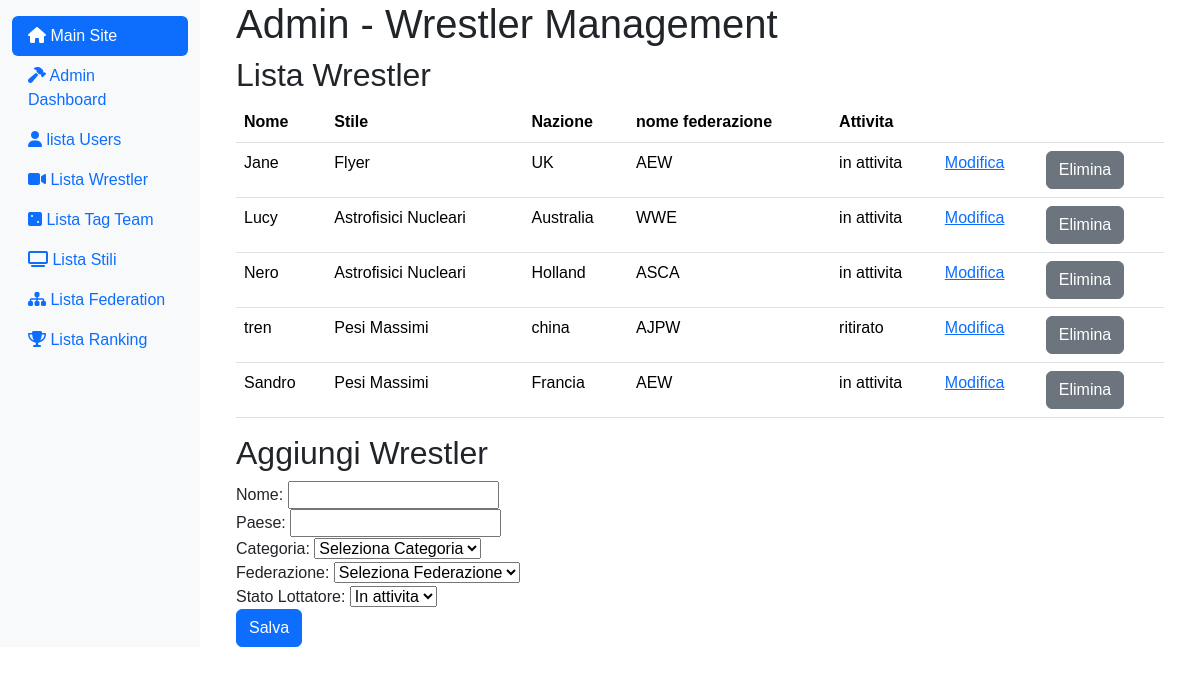
/index.php?page=admin_wrestler (signed in), run on the app's committed database.
### tables this page shows
CREATE TABLE `wrestlers` (
  `id_wrestler` int(11) NOT NULL,
  `name` varchar(200) DEFAULT NULL,
  `country` varchar(200) DEFAULT NULL,
  `category_id` int(11) DEFAULT NULL,
  `federation_id` int(11) DEFAULT NULL,
  `is_active` tinyint(1) DEFAULT 1
);

CREATE TABLE `federations` (
  `id_federation` int(11) NOT NULL,
  `name` varchar(200) DEFAULT NULL,
  `description` text DEFAULT NULL
);

### app/Controllers/WrestlerController.php (called while the page is built, shortened)
<?php
class WrestlerController {
    private $wrestlerDAO;
    public function __construct() {
        $this->wrestlerDAO = new WrestlerDAO();
    }
    public function getAllWrestlers($order = 'name') {
        return $this->wrestlerDAO->getAllWrestlers($order);
    }
}

### app/Core/DB.php (called while the page is built, shortened)
<?php
class DB {
    protected function connect (){
        try {
            $localHost = $_ENV['DB_HOST'];
            $dbname = $_ENV['DB_NAME'];
            $user = $_ENV['DB_USER'];
            $pass = $_ENV['DB_PASS'];
            $conn = new PDO("mysql:host=".$localHost.";dbname=".$dbname.";",$user, $pass);
            return $conn;
        } catch (PDOException $e) {
            echo $e->getMessage() . "<br> Database Connection Error";
            die();
        }
    }
}
?>

### app/DAO/WrestlerDAO.php (called while the page is built, shortened)
<?php
class WrestlerDAO extends DB {
    public function getAllWrestlers($includeInactive = false) {
        $sql = "SELECT w.id_wrestler, w.name, w.country, IFNULL(c.name, 'Pesi Massimi') AS category_name, f.name AS federation_name, w.federation_id, w.is_active
                FROM wrestlers w
                LEFT JOIN categories c ON w.category_id = c.category_id
                LEFT JOIN federations f ON w.federation_id = f.id_federation";
        $stmt = $this->connect()->prepare($sql);
        $stmt->execute();
        return $stmt->fetchAll(PDO::FETCH_ASSOC);
    }
}

### resources/Views/admin/admin_wrestler.php (the view, shortened to what this page needs)
<?php
$wrestlers = $wrestlerController->getAllWrestlers();
?>
<div class="col-md-9 ms-sm-auto col-lg-10 px-md-4">
    <div class="container">
            <h1>Admin - Wrestler Management</h1>
            <div class="row">
                <div class="col-md-12">
                    <h2>Lista Wrestler</h2>
                    <table class="table">
                        <thead>
                            <tr>
                                <th>Nome</th>
                                <th>Stile</th>
                                <th>Nazione</th>
                                <th>nome federazione</th>
                                <th>Attivita</th>
                                <th></th>
                                <th></th>
                            </tr>
                        </thead>
                        <tbody>
                            <?php foreach ($wrestlers as $wrestler): ?>
                                <tr>
                                    <td>
                                        <?php echo htmlspecialchars($wrestler['name']); ?>
                                    </td>
                                    <td>
                                        <?php echo htmlspecialchars($wrestler['category_name']); ?>
                                    </td>
                                    <td>
                                        <?php echo htmlspecialchars($wrestler['country']); ?>
                                    </td>
                                    <td>
                                        <?php
                                            echo (!empty($wrestler['federation_name'])) ? htmlspecialchars($wrestler['federation_name']) : 'Nessuna federazione';
                                        ?>
                                    </td>
                                    <td>
                                        <?php if ($wrestler['is_active'] === 1): ?>
                                            <?php echo 'in attivita'; ?>
                                        <?php else : ?>
                                            <?php echo 'ritirato'; ?>
                                        <?php endif; ?>
                                    </td>
                                    <td>
                                        <a href="index.php?page=admin_edit_wrestler&id_wrestler=<?php echo $wrestler['id_wrestler']; ?>">Modifica</a>
                                    </td>
                                    <td>
                                        <form action="" method="post">
                                            <button class="btn btn-secondary" type="submit" name="delete" onclick="return confirm('Sei sicuro di voler eliminare questo Wrestler?');">Elimina</button>
                                        </form>
                                    </td>
                                </tr>
                            <?php endforeach; ?>
                        </tbody>
                    </table>
                </div>
             </div>
            <div class="row">
                <div class="col-md-12">
                    <h2>Aggiungi Wrestler</h2>
                    <form action="" method="post">
                        <div class="form-group">
                            <label for="name">Nome:</label>
                            <input type="text" name="name" id="name" required>
                        </div>
                        <div class="form-group">
                            <label for="country">Paese:</label>
                            <input type="text" name="country" id="country">
                        </div>
                        <div class="form-group">
                            <label for="category">Categoria:</label>
                            <select name="category_id" id="category">
                                <option value="">Seleziona Categoria</option>
                            </select>
                        </div>
                        <div class="form-group">
                            <label for="federation">Federazione:</label>
                            <select name="federation_id" id="federation">
                                <option value="">Seleziona Federazione</option>
                            </select>
                        </div>
                        <div class="form-group">
                            <label for="is_active">Stato Lottatore:</label>
                            <select name="is_active" id="is_active">
                                <option value="1">In attivita</option>
                            </select>
                        </div>
                        <button type="submit" name="add_wrestler" class="btn btn-primary">Salva</button>
                    </form>
                </div>
            </div>
    </div>
</div>

### data on the page
wrestlers: name "Jane", category_name "Flyer", country "UK", federation.name "AEW", is_active "in attivita"
wrestlers: name "Lucy", category_name "Astrofisici Nucleari", country "Australia", federation.name "WWE", is_active "in attivita"
wrestlers: name "Nero", category_name "Astrofisici Nucleari", country "Holland", federation.name "ASCA", is_active "in attivita"
wrestlers: name "tren", category_name "Pesi Massimi", country "china", federation.name "AJPW", is_active "ritirato"
wrestlers: name "Sandro", category_name "Pesi Massimi", country "Francia", federation.name "AEW", is_active "in attivita"
